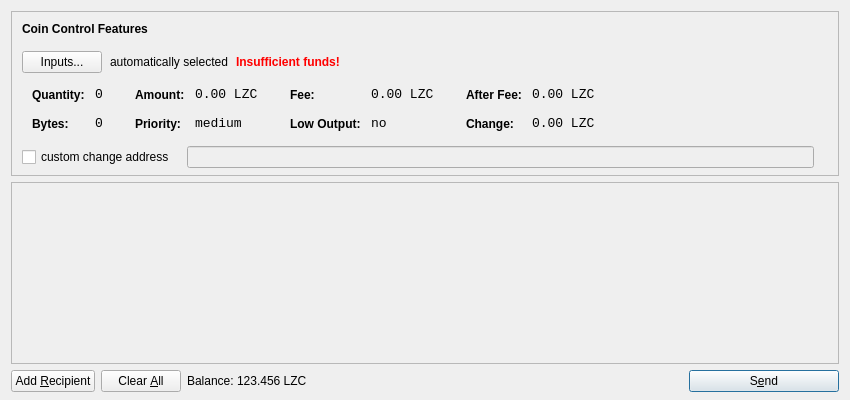
<?xml version="1.0" encoding="UTF-8"?>
<ui version="4.0">
 <class>SendCoinsDialog</class>
 <widget class="QDialog" name="SendCoinsDialog">
  <property name="geometry">
   <rect>
    <x>0</x>
    <y>0</y>
    <width>850</width>
    <height>400</height>
   </rect>
  </property>
  <property name="windowTitle">
   <string>Send Coins</string>
  </property>
  <layout class="QVBoxLayout" name="verticalLayout" stretch="0,1,0">
   <property name="bottomMargin">
    <number>8</number>
   </property>
   <item>
    <widget class="QFrame" name="frameCoinControl">
     <property name="sizePolicy">
      <sizepolicy hsizetype="Expanding" vsizetype="Expanding">
       <horstretch>0</horstretch>
       <verstretch>0</verstretch>
      </sizepolicy>
     </property>
     <property name="maximumSize">
      <size>
       <width>16777215</width>
       <height>16777215</height>
      </size>
     </property>
     <property name="frameShape">
      <enum>QFrame::StyledPanel</enum>
     </property>
     <property name="frameShadow">
      <enum>QFrame::Sunken</enum>
     </property>
     <layout class="QVBoxLayout" name="verticalLayoutCoinControl2">
      <property name="spacing">
       <number>6</number>
      </property>
      <property name="leftMargin">
       <number>0</number>
      </property>
      <property name="topMargin">
       <number>0</number>
      </property>
      <property name="rightMargin">
       <number>0</number>
      </property>
      <property name="bottomMargin">
       <number>6</number>
      </property>
      <item>
       <layout class="QVBoxLayout" name="verticalLayoutCoinControl" stretch="0,0,0,0,1">
        <property name="spacing">
         <number>0</number>
        </property>
        <property name="leftMargin">
         <number>10</number>
        </property>
        <property name="topMargin">
         <number>10</number>
        </property>
        <item>
         <layout class="QHBoxLayout" name="horizontalLayoutCoinControl1">
          <property name="bottomMargin">
           <number>15</number>
          </property>
          <item>
           <widget class="QLabel" name="labelCoinControlFeatures">
            <property name="sizePolicy">
             <sizepolicy hsizetype="Preferred" vsizetype="Maximum">
              <horstretch>0</horstretch>
              <verstretch>0</verstretch>
             </sizepolicy>
            </property>
            <property name="font">
             <font>
              <weight>75</weight>
              <bold>true</bold>
             </font>
            </property>
            <property name="styleSheet">
             <string notr="true">font-weight:bold;</string>
            </property>
            <property name="text">
             <string>Coin Control Features</string>
            </property>
           </widget>
          </item>
         </layout>
        </item>
        <item>
         <layout class="QHBoxLayout" name="horizontalLayoutCoinControl2" stretch="0,0,0,0">
          <property name="spacing">
           <number>8</number>
          </property>
          <property name="bottomMargin">
           <number>10</number>
          </property>
          <item>
           <widget class="QPushButton" name="pushButtonCoinControl">
            <property name="styleSheet">
             <string notr="true"/>
            </property>
            <property name="text">
             <string>Inputs...</string>
            </property>
           </widget>
          </item>
          <item>
           <widget class="QLabel" name="labelCoinControlAutomaticallySelected">
            <property name="text">
             <string>automatically selected</string>
            </property>
            <property name="margin">
             <number>5</number>
            </property>
           </widget>
          </item>
          <item>
           <widget class="QLabel" name="labelCoinControlInsuffFunds">
            <property name="font">
             <font>
              <weight>75</weight>
              <bold>true</bold>
             </font>
            </property>
            <property name="styleSheet">
             <string notr="true">color:red;font-weight:bold;</string>
            </property>
            <property name="text">
             <string>Insufficient funds!</string>
            </property>
            <property name="margin">
             <number>5</number>
            </property>
           </widget>
          </item>
          <item>
           <spacer name="horizontalSpacerCoinControl">
            <property name="orientation">
             <enum>Qt::Horizontal</enum>
            </property>
            <property name="sizeHint" stdset="0">
             <size>
              <width>40</width>
              <height>1</height>
             </size>
            </property>
           </spacer>
          </item>
         </layout>
        </item>
        <item>
         <widget class="QWidget" name="widgetCoinControl" native="true">
          <property name="sizePolicy">
           <sizepolicy hsizetype="Preferred" vsizetype="Preferred">
            <horstretch>0</horstretch>
            <verstretch>0</verstretch>
           </sizepolicy>
          </property>
          <property name="minimumSize">
           <size>
            <width>0</width>
            <height>0</height>
           </size>
          </property>
          <property name="styleSheet">
           <string notr="true"/>
          </property>
          <layout class="QHBoxLayout" name="horizontalLayoutCoinControl5">
           <property name="margin">
            <number>0</number>
           </property>
           <item>
            <layout class="QHBoxLayout" name="horizontalLayoutCoinControl3" stretch="0,0,0,1">
             <property name="spacing">
              <number>20</number>
             </property>
             <property name="topMargin">
              <number>0</number>
             </property>
             <property name="bottomMargin">
              <number>10</number>
             </property>
             <item>
              <layout class="QFormLayout" name="formLayoutCoinControl1">
               <property name="horizontalSpacing">
                <number>10</number>
               </property>
               <property name="verticalSpacing">
                <number>14</number>
               </property>
               <property name="leftMargin">
                <number>10</number>
               </property>
               <property name="topMargin">
                <number>4</number>
               </property>
               <property name="rightMargin">
                <number>6</number>
               </property>
               <item row="0" column="0">
                <widget class="QLabel" name="labelCoinControlQuantityText">
                 <property name="styleSheet">
                  <string notr="true">font-weight:bold;</string>
                 </property>
                 <property name="text">
                  <string>Quantity:</string>
                 </property>
                 <property name="margin">
                  <number>0</number>
                 </property>
                </widget>
               </item>
               <item row="0" column="1">
                <widget class="QLabel" name="labelCoinControlQuantity">
                 <property name="font">
                  <font>
                   <family>Monospace</family>
                   <pointsize>10</pointsize>
                  </font>
                 </property>
                 <property name="cursor">
                  <cursorShape>IBeamCursor</cursorShape>
                 </property>
                 <property name="contextMenuPolicy">
                  <enum>Qt::ActionsContextMenu</enum>
                 </property>
                 <property name="text">
                  <string notr="true">0</string>
                 </property>
                 <property name="margin">
                  <number>0</number>
                 </property>
                 <property name="textInteractionFlags">
                  <set>Qt::LinksAccessibleByMouse|Qt::TextSelectableByKeyboard|Qt::TextSelectableByMouse</set>
                 </property>
                </widget>
               </item>
               <item row="1" column="0">
                <widget class="QLabel" name="labelCoinControlBytesText">
                 <property name="styleSheet">
                  <string notr="true">font-weight:bold;</string>
                 </property>
                 <property name="text">
                  <string>Bytes:</string>
                 </property>
                </widget>
               </item>
               <item row="1" column="1">
                <widget class="QLabel" name="labelCoinControlBytes">
                 <property name="font">
                  <font>
                   <family>Monospace</family>
                   <pointsize>10</pointsize>
                  </font>
                 </property>
                 <property name="cursor">
                  <cursorShape>IBeamCursor</cursorShape>
                 </property>
                 <property name="contextMenuPolicy">
                  <enum>Qt::ActionsContextMenu</enum>
                 </property>
                 <property name="text">
                  <string notr="true">0</string>
                 </property>
                 <property name="textInteractionFlags">
                  <set>Qt::LinksAccessibleByMouse|Qt::TextSelectableByKeyboard|Qt::TextSelectableByMouse</set>
                 </property>
                </widget>
               </item>
              </layout>
             </item>
             <item>
              <layout class="QFormLayout" name="formLayoutCoinControl2">
               <property name="horizontalSpacing">
                <number>10</number>
               </property>
               <property name="verticalSpacing">
                <number>14</number>
               </property>
               <property name="leftMargin">
                <number>6</number>
               </property>
               <property name="topMargin">
                <number>4</number>
               </property>
               <property name="rightMargin">
                <number>6</number>
               </property>
               <item row="0" column="0">
                <widget class="QLabel" name="labelCoinControlAmountText">
                 <property name="styleSheet">
                  <string notr="true">font-weight:bold;</string>
                 </property>
                 <property name="text">
                  <string>Amount:</string>
                 </property>
                 <property name="margin">
                  <number>0</number>
                 </property>
                </widget>
               </item>
               <item row="0" column="1">
                <widget class="QLabel" name="labelCoinControlAmount">
                 <property name="font">
                  <font>
                   <family>Monospace</family>
                   <pointsize>10</pointsize>
                  </font>
                 </property>
                 <property name="cursor">
                  <cursorShape>IBeamCursor</cursorShape>
                 </property>
                 <property name="contextMenuPolicy">
                  <enum>Qt::ActionsContextMenu</enum>
                 </property>
                 <property name="text">
                  <string notr="true">0.00 LZC</string>
                 </property>
                 <property name="textInteractionFlags">
                  <set>Qt::LinksAccessibleByMouse|Qt::TextSelectableByKeyboard|Qt::TextSelectableByMouse</set>
                 </property>
                </widget>
               </item>
               <item row="1" column="0">
                <widget class="QLabel" name="labelCoinControlPriorityText">
                 <property name="styleSheet">
                  <string notr="true">font-weight:bold;</string>
                 </property>
                 <property name="text">
                  <string>Priority:</string>
                 </property>
                </widget>
               </item>
               <item row="1" column="1">
                <widget class="QLabel" name="labelCoinControlPriority">
                 <property name="font">
                  <font>
                   <family>Monospace</family>
                   <pointsize>10</pointsize>
                  </font>
                 </property>
                 <property name="cursor">
                  <cursorShape>IBeamCursor</cursorShape>
                 </property>
                 <property name="contextMenuPolicy">
                  <enum>Qt::ActionsContextMenu</enum>
                 </property>
                 <property name="text">
                  <string>medium</string>
                 </property>
                 <property name="textInteractionFlags">
                  <set>Qt::LinksAccessibleByMouse|Qt::TextSelectableByKeyboard|Qt::TextSelectableByMouse</set>
                 </property>
                </widget>
               </item>
              </layout>
             </item>
             <item>
              <layout class="QFormLayout" name="formLayoutCoinControl3">
               <property name="horizontalSpacing">
                <number>10</number>
               </property>
               <property name="verticalSpacing">
                <number>14</number>
               </property>
               <property name="leftMargin">
                <number>6</number>
               </property>
               <property name="topMargin">
                <number>4</number>
               </property>
               <property name="rightMargin">
                <number>6</number>
               </property>
               <item row="0" column="0">
                <widget class="QLabel" name="labelCoinControlFeeText">
                 <property name="styleSheet">
                  <string notr="true">font-weight:bold;</string>
                 </property>
                 <property name="text">
                  <string>Fee:</string>
                 </property>
                 <property name="margin">
                  <number>0</number>
                 </property>
                </widget>
               </item>
               <item row="0" column="1">
                <widget class="QLabel" name="labelCoinControlFee">
                 <property name="font">
                  <font>
                   <family>Monospace</family>
                   <pointsize>10</pointsize>
                  </font>
                 </property>
                 <property name="cursor">
                  <cursorShape>IBeamCursor</cursorShape>
                 </property>
                 <property name="contextMenuPolicy">
                  <enum>Qt::ActionsContextMenu</enum>
                 </property>
                 <property name="text">
                  <string notr="true">0.00 LZC</string>
                 </property>
                 <property name="textInteractionFlags">
                  <set>Qt::LinksAccessibleByMouse|Qt::TextSelectableByKeyboard|Qt::TextSelectableByMouse</set>
                 </property>
                </widget>
               </item>
               <item row="1" column="0">
                <widget class="QLabel" name="labelCoinControlLowOutputText">
                 <property name="styleSheet">
                  <string notr="true">font-weight:bold;</string>
                 </property>
                 <property name="text">
                  <string>Low Output:</string>
                 </property>
                </widget>
               </item>
               <item row="1" column="1">
                <widget class="QLabel" name="labelCoinControlLowOutput">
                 <property name="font">
                  <font>
                   <family>Monospace</family>
                   <pointsize>10</pointsize>
                  </font>
                 </property>
                 <property name="cursor">
                  <cursorShape>IBeamCursor</cursorShape>
                 </property>
                 <property name="contextMenuPolicy">
                  <enum>Qt::ActionsContextMenu</enum>
                 </property>
                 <property name="text">
                  <string>no</string>
                 </property>
                 <property name="textInteractionFlags">
                  <set>Qt::LinksAccessibleByMouse|Qt::TextSelectableByKeyboard|Qt::TextSelectableByMouse</set>
                 </property>
                </widget>
               </item>
              </layout>
             </item>
             <item>
              <layout class="QFormLayout" name="formLayoutCoinControl4">
               <property name="horizontalSpacing">
                <number>10</number>
               </property>
               <property name="verticalSpacing">
                <number>14</number>
               </property>
               <property name="leftMargin">
                <number>6</number>
               </property>
               <property name="topMargin">
                <number>4</number>
               </property>
               <property name="rightMargin">
                <number>6</number>
               </property>
               <item row="0" column="0">
                <widget class="QLabel" name="labelCoinControlAfterFeeText">
                 <property name="styleSheet">
                  <string notr="true">font-weight:bold;</string>
                 </property>
                 <property name="text">
                  <string>After Fee:</string>
                 </property>
                 <property name="margin">
                  <number>0</number>
                 </property>
                </widget>
               </item>
               <item row="0" column="1">
                <widget class="QLabel" name="labelCoinControlAfterFee">
                 <property name="font">
                  <font>
                   <family>Monospace</family>
                   <pointsize>10</pointsize>
                  </font>
                 </property>
                 <property name="cursor">
                  <cursorShape>IBeamCursor</cursorShape>
                 </property>
                 <property name="contextMenuPolicy">
                  <enum>Qt::ActionsContextMenu</enum>
                 </property>
                 <property name="text">
                  <string notr="true">0.00 LZC</string>
                 </property>
                 <property name="textInteractionFlags">
                  <set>Qt::LinksAccessibleByMouse|Qt::TextSelectableByKeyboard|Qt::TextSelectableByMouse</set>
                 </property>
                </widget>
               </item>
               <item row="1" column="0">
                <widget class="QLabel" name="labelCoinControlChangeText">
                 <property name="styleSheet">
                  <string notr="true">font-weight:bold;</string>
                 </property>
                 <property name="text">
                  <string>Change:</string>
                 </property>
                </widget>
               </item>
               <item row="1" column="1">
                <widget class="QLabel" name="labelCoinControlChange">
                 <property name="font">
                  <font>
                   <family>Monospace</family>
                   <pointsize>10</pointsize>
                  </font>
                 </property>
                 <property name="cursor">
                  <cursorShape>IBeamCursor</cursorShape>
                 </property>
                 <property name="contextMenuPolicy">
                  <enum>Qt::ActionsContextMenu</enum>
                 </property>
                 <property name="text">
                  <string notr="true">0.00 LZC</string>
                 </property>
                 <property name="textInteractionFlags">
                  <set>Qt::LinksAccessibleByMouse|Qt::TextSelectableByKeyboard|Qt::TextSelectableByMouse</set>
                 </property>
                </widget>
               </item>
              </layout>
             </item>
            </layout>
           </item>
          </layout>
         </widget>
        </item>
        <item>
         <layout class="QHBoxLayout" name="horizontalLayoutCoinControl4" stretch="0,0,0">
          <property name="spacing">
           <number>12</number>
          </property>
          <property name="sizeConstraint">
           <enum>QLayout::SetDefaultConstraint</enum>
          </property>
          <property name="topMargin">
           <number>5</number>
          </property>
          <property name="rightMargin">
           <number>5</number>
          </property>
          <item>
           <widget class="QCheckBox" name="checkBoxCoinControlChange">
            <property name="text">
             <string>custom change address</string>
            </property>
           </widget>
          </item>
          <item>
           <widget class="QLineEdit" name="lineEditCoinControlChange">
            <property name="enabled">
             <bool>false</bool>
            </property>
            <property name="sizePolicy">
             <sizepolicy hsizetype="Expanding" vsizetype="Fixed">
              <horstretch>0</horstretch>
              <verstretch>0</verstretch>
             </sizepolicy>
            </property>
           </widget>
          </item>
          <item>
           <widget class="QLabel" name="labelCoinControlChangeLabel">
            <property name="sizePolicy">
             <sizepolicy hsizetype="Preferred" vsizetype="Expanding">
              <horstretch>0</horstretch>
              <verstretch>0</verstretch>
             </sizepolicy>
            </property>
            <property name="minimumSize">
             <size>
              <width>0</width>
              <height>0</height>
             </size>
            </property>
            <property name="text">
             <string/>
            </property>
            <property name="margin">
             <number>3</number>
            </property>
           </widget>
          </item>
         </layout>
        </item>
        <item>
         <spacer name="verticalSpacerCoinControl">
          <property name="orientation">
           <enum>Qt::Vertical</enum>
          </property>
          <property name="sizeHint" stdset="0">
           <size>
            <width>800</width>
            <height>1</height>
           </size>
          </property>
         </spacer>
        </item>
       </layout>
      </item>
     </layout>
    </widget>
   </item>
   <item>
    <widget class="QScrollArea" name="scrollArea">
     <property name="widgetResizable">
      <bool>true</bool>
     </property>
     <widget class="QWidget" name="scrollAreaWidgetContents">
      <property name="geometry">
       <rect>
        <x>0</x>
        <y>0</y>
        <width>830</width>
        <height>147</height>
       </rect>
      </property>
      <layout class="QVBoxLayout" name="verticalLayout_2">
       <property name="margin">
        <number>0</number>
       </property>
       <item>
        <layout class="QVBoxLayout" name="entries">
         <property name="spacing">
          <number>6</number>
         </property>
         <item>
          <widget class="QLabel" name="label_2">
           <property name="enabled">
            <bool>true</bool>
           </property>
           <property name="maximumSize">
            <size>
             <width>820</width>
             <height>130</height>
            </size>
           </property>
           <property name="text">
            <string/>
           </property>
           <property name="pixmap">
            <pixmap resource="../bitcoin.qrc">:/images/nyan</pixmap>
           </property>
          </widget>
         </item>
        </layout>
       </item>
      </layout>
     </widget>
    </widget>
   </item>
   <item>
    <layout class="QHBoxLayout" name="horizontalLayout">
     <item>
      <widget class="QPushButton" name="addButton">
       <property name="toolTip">
        <string>Send to multiple recipients at once</string>
       </property>
       <property name="text">
        <string>Add &amp;Recipient</string>
       </property>
       <property name="icon">
        <iconset resource="../bitcoin.qrc">
         <normaloff>:/icons/add</normaloff>:/icons/add</iconset>
       </property>
       <property name="autoDefault">
        <bool>false</bool>
       </property>
      </widget>
     </item>
     <item>
      <widget class="QPushButton" name="clearButton">
       <property name="sizePolicy">
        <sizepolicy hsizetype="Minimum" vsizetype="Fixed">
         <horstretch>0</horstretch>
         <verstretch>0</verstretch>
        </sizepolicy>
       </property>
       <property name="toolTip">
        <string>Remove all transaction fields</string>
       </property>
       <property name="text">
        <string>Clear &amp;All</string>
       </property>
       <property name="icon">
        <iconset resource="../bitcoin.qrc">
         <normaloff>:/icons/remove</normaloff>:/icons/remove</iconset>
       </property>
       <property name="autoRepeatDelay">
        <number>300</number>
       </property>
       <property name="autoDefault">
        <bool>false</bool>
       </property>
      </widget>
     </item>
     <item>
      <layout class="QHBoxLayout" name="horizontalLayout_2">
       <property name="spacing">
        <number>3</number>
       </property>
       <item>
        <widget class="QLabel" name="label">
         <property name="text">
          <string>Balance:</string>
         </property>
        </widget>
       </item>
       <item>
        <widget class="QLabel" name="labelBalance">
         <property name="cursor">
          <cursorShape>IBeamCursor</cursorShape>
         </property>
         <property name="text">
          <string>123.456 LZC</string>
         </property>
         <property name="textInteractionFlags">
          <set>Qt::LinksAccessibleByMouse|Qt::TextSelectableByKeyboard|Qt::TextSelectableByMouse</set>
         </property>
        </widget>
       </item>
      </layout>
     </item>
     <item>
      <spacer name="horizontalSpacer">
       <property name="orientation">
        <enum>Qt::Horizontal</enum>
       </property>
       <property name="sizeHint" stdset="0">
        <size>
         <width>40</width>
         <height>20</height>
        </size>
       </property>
      </spacer>
     </item>
     <item>
      <widget class="QPushButton" name="sendButton">
       <property name="minimumSize">
        <size>
         <width>150</width>
         <height>0</height>
        </size>
       </property>
       <property name="toolTip">
        <string>Confirm the send action</string>
       </property>
       <property name="text">
        <string>S&amp;end</string>
       </property>
       <property name="icon">
        <iconset resource="../bitcoin.qrc">
         <normaloff>:/icons/send</normaloff>:/icons/send</iconset>
       </property>
       <property name="default">
        <bool>true</bool>
       </property>
      </widget>
     </item>
    </layout>
   </item>
  </layout>
 </widget>
 <resources>
  <include location="../bitcoin.qrc"/>
 </resources>
 <connections/>
</ui>
